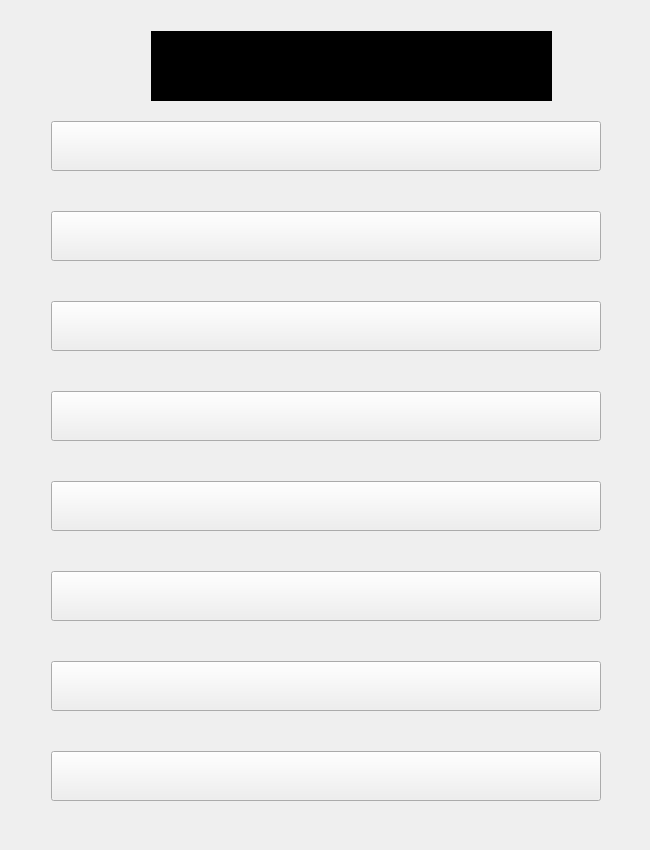
<?xml version="1.0" encoding="UTF-8"?>
<ui version="4.0">
 <class>tests</class>
 <widget class="QWidget" name="tests">
  <property name="geometry">
   <rect>
    <x>0</x>
    <y>0</y>
    <width>650</width>
    <height>850</height>
   </rect>
  </property>
  <property name="minimumSize">
   <size>
    <width>650</width>
    <height>850</height>
   </size>
  </property>
  <property name="windowTitle">
   <string>Form</string>
  </property>
  <layout class="QHBoxLayout" name="horizontalLayout">
   <item>
    <widget class="QWidget" name="widgetTests" native="true">
     <property name="minimumSize">
      <size>
       <width>631</width>
       <height>832</height>
      </size>
     </property>
     <property name="maximumSize">
      <size>
       <width>631</width>
       <height>832</height>
      </size>
     </property>
     <property name="styleSheet">
      <string notr="true"/>
     </property>
     <widget class="QLabel" name="label">
      <property name="geometry">
       <rect>
        <x>140</x>
        <y>20</y>
        <width>401</width>
        <height>70</height>
       </rect>
      </property>
      <property name="styleSheet">
       <string notr="true">background-color: rgb(0, 0, 0);</string>
      </property>
      <property name="text">
       <string/>
      </property>
      <property name="alignment">
       <set>Qt::AlignmentFlag::AlignCenter</set>
      </property>
     </widget>
     <widget class="QPushButton" name="MainBackButton">
      <property name="geometry">
       <rect>
        <x>40</x>
        <y>740</y>
        <width>550</width>
        <height>50</height>
       </rect>
      </property>
      <property name="text">
       <string/>
      </property>
     </widget>
     <widget class="QPushButton" name="goTestEighthButton">
      <property name="geometry">
       <rect>
        <x>40</x>
        <y>650</y>
        <width>550</width>
        <height>50</height>
       </rect>
      </property>
      <property name="text">
       <string/>
      </property>
     </widget>
     <widget class="QPushButton" name="goTestSeventhButton">
      <property name="geometry">
       <rect>
        <x>40</x>
        <y>560</y>
        <width>550</width>
        <height>50</height>
       </rect>
      </property>
      <property name="text">
       <string/>
      </property>
     </widget>
     <widget class="QPushButton" name="goTestFifthButton">
      <property name="geometry">
       <rect>
        <x>40</x>
        <y>470</y>
        <width>550</width>
        <height>50</height>
       </rect>
      </property>
      <property name="text">
       <string/>
      </property>
     </widget>
     <widget class="QPushButton" name="goTestFourthButton">
      <property name="geometry">
       <rect>
        <x>40</x>
        <y>380</y>
        <width>550</width>
        <height>50</height>
       </rect>
      </property>
      <property name="styleSheet">
       <string notr="true"/>
      </property>
      <property name="text">
       <string/>
      </property>
     </widget>
     <widget class="QPushButton" name="goTestThirdButton">
      <property name="geometry">
       <rect>
        <x>40</x>
        <y>290</y>
        <width>550</width>
        <height>50</height>
       </rect>
      </property>
      <property name="text">
       <string/>
      </property>
     </widget>
     <widget class="QPushButton" name="goTestSecondButton">
      <property name="geometry">
       <rect>
        <x>40</x>
        <y>200</y>
        <width>550</width>
        <height>50</height>
       </rect>
      </property>
      <property name="text">
       <string/>
      </property>
     </widget>
     <widget class="QPushButton" name="goTestFirstButton">
      <property name="geometry">
       <rect>
        <x>40</x>
        <y>110</y>
        <width>550</width>
        <height>50</height>
       </rect>
      </property>
      <property name="text">
       <string/>
      </property>
     </widget>
    </widget>
   </item>
  </layout>
 </widget>
 <resources/>
 <connections/>
</ui>
